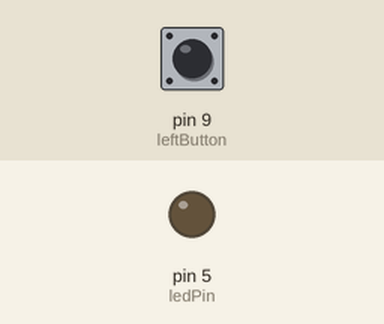
The sketch below on a simulated Arduino Uno, built with avr-gcc and run on an emulated ATmega328P. On the bench: output pins drawn as LEDs (lit = HIGH). Inputs (shaded band) come from the test bench; at power-on: pin 9 (leftButton) HIGH.

Above: at 1.2 s.
1.3 s: pin 9 (leftButton) pulled LOW for 0.15 s
At 1.37 s:
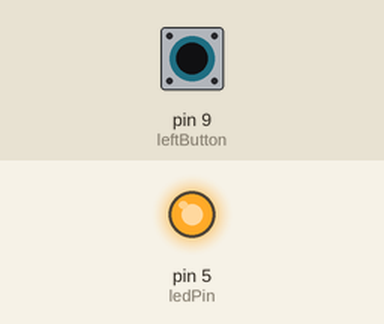
2.9 s: pin 9 (leftButton) pulled LOW for 3.2 s
At 6.7 s:
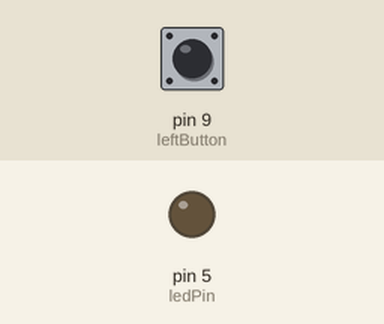
Timing chart, 0 to 8.2 s (numbered marks = the images above; inputs shaded):
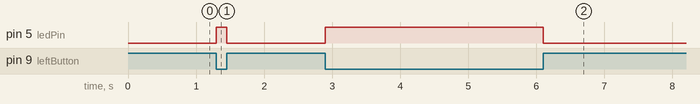

Measured:
- after the input at 1.3 s, pin 5 (ledPin): LOW → HIGH at once, → LOW 0.15 s later
- after the input at 2.9 s, pin 5 (ledPin): LOW → HIGH at once, → LOW 3.2 s later

The sketch:

Digital_Inputs.ino
```cpp
//www.elegoo.com
//2016.12.08

int ledPin = 5;
int leftButton = 9;
int buttonBpin = 8;

void setup()
{
  pinMode(ledPin, OUTPUT);
  pinMode(leftButton, INPUT_PULLUP);
  //pinMode(buttonBpin, INPUT_PULLUP);
}

void loop()
{
  int currentState = digitalRead(leftButton);
  int nextState = LOW;
  if (currentState == LOW)
  {
    nextState = HIGH;
  }
  digitalWrite(ledPin, nextState);
  // if (digitalRead(leftButton) == LOW)
  // {
  //   digitalWrite(ledPin, HIGH);
  // }
  // if (digitalRead(buttonBpin) == LOW)
  // {
  //   digitalWrite(ledPin, LOW);
  // }
}
```
